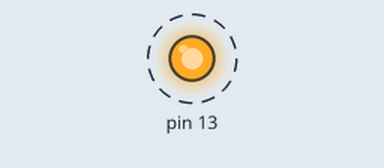
This sketch was run on a simulated Arduino Uno, built with avr-gcc and run on an emulated ATmega328P. Parts: output pins drawn as LEDs (lit = HIGH). Dashed ring = blinking.

Above: at 0.5 s.
Timing chart, 0 to 4.6 s (numbered marks = the images above):
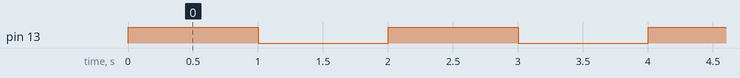

The sketch:

CH_06_02.ino
```cpp
#include <Arduino.h>      // 아두이노 헤더 파일 포함

int main(void) {
  init();             // 아두이노 환경 초기화

  pinMode(13, OUTPUT);      // LED 연결 핀을 출력으로 설정

  while (1) {
    digitalWrite(13, HIGH);   // LED 연결 핀으로 HIGH 출력
    delay(1000);        // 1초 대기
    digitalWrite(13, LOW);    // LED 연결 핀으로 LOW 출력
    delay(1000);        // 1초 대기
  }

  return 0;
}
```

Measured:
- by itself, pin 13: alternates HIGH for 1.0 s and LOW for 1.0 s
